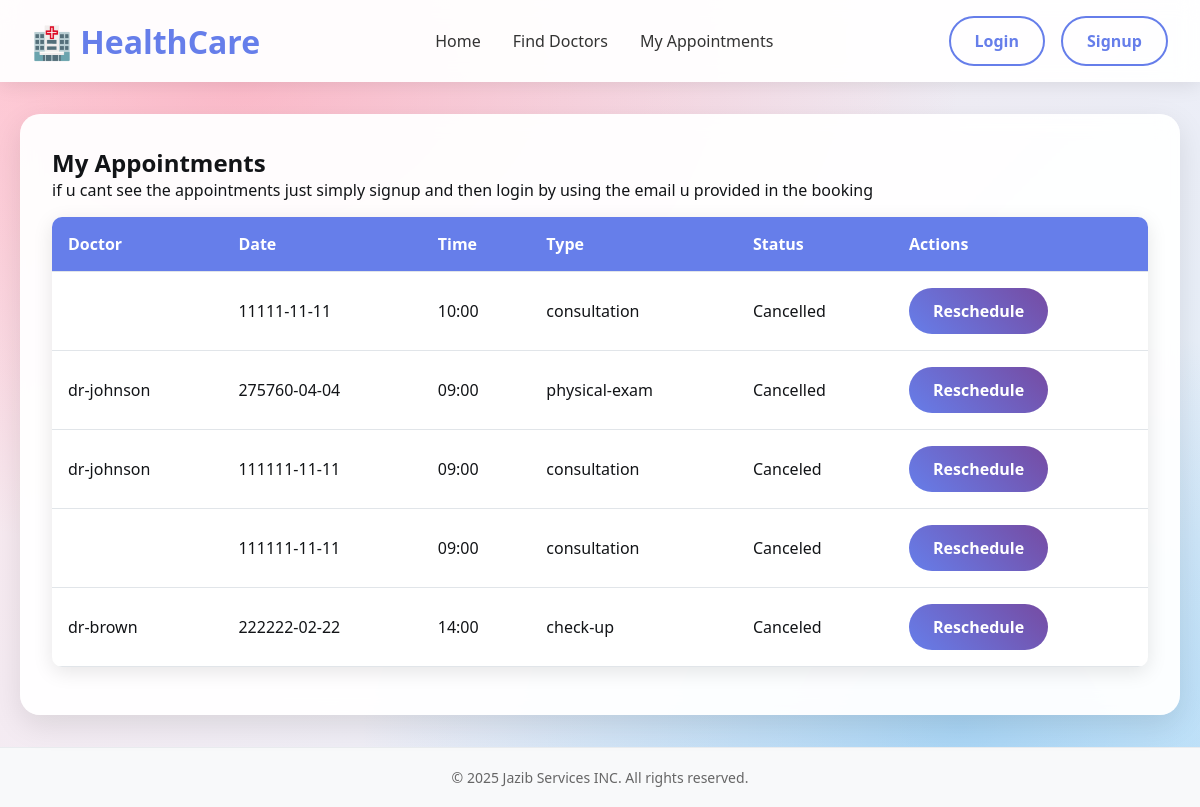
Before: /appoinments (signed in) with the older database file.
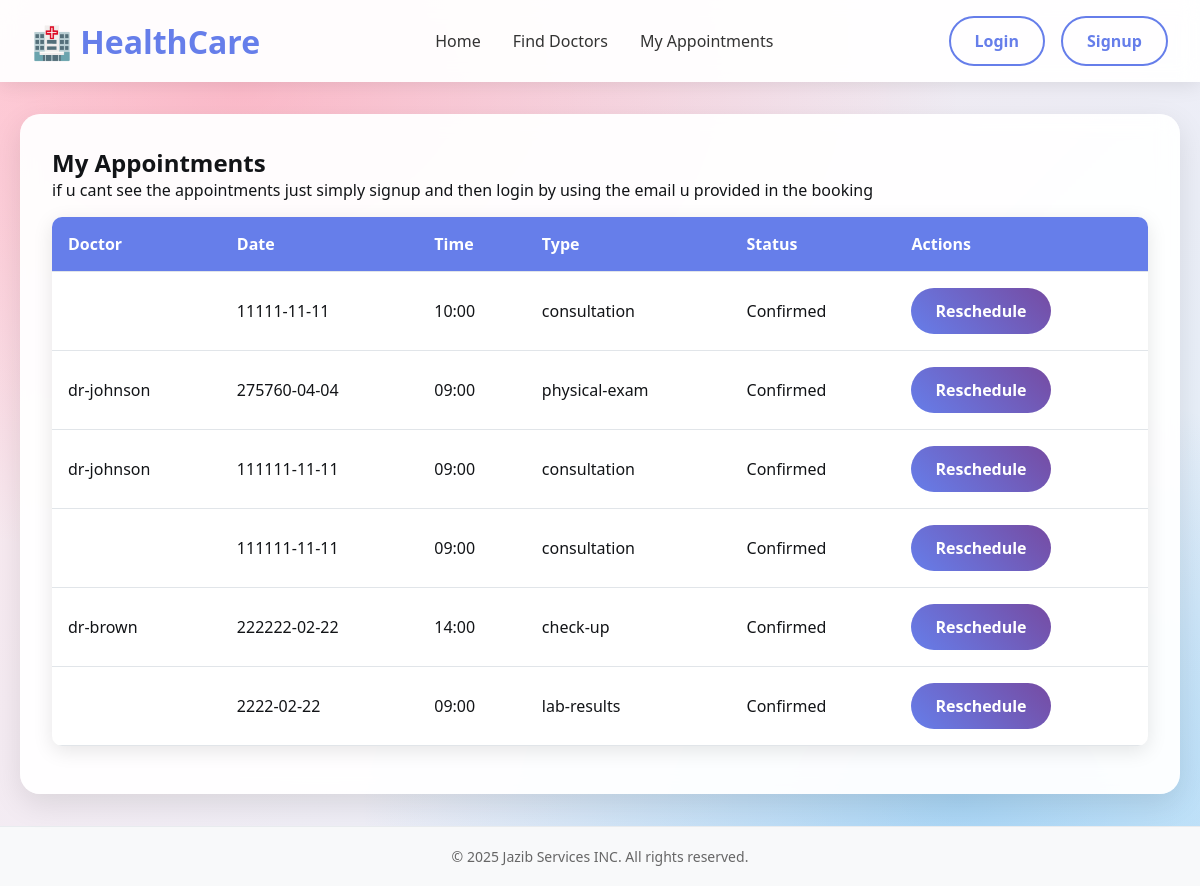
After: the same page with the newer database file.
### tables this page shows
CREATE TABLE appointments (
    id INTEGER PRIMARY KEY AUTOINCREMENT,
    firstName TEXT NOT NULL,
    lastName TEXT NOT NULL,
    email TEXT NOT NULL,
    phone TEXT NOT NULL,
    dob TEXT NOT NULL,
    gender TEXT,
    address TEXT,
    appointmentDate TEXT NOT NULL,
    doctor TEXT,
    timeSlot TEXT NOT NULL,
    appointmentType TEXT NOT NULL,
    symptoms TEXT,
    medications TEXT,
    allergies TEXT,
    insurance TEXT,
    visitType TEXT,
    notes TEXT,
    consent INTEGER NOT NULL,
    reminders INTEGER
, status TEXT DEFAULT 'Pending');

### main.py (the view)
@app.get("/appoinments")
async def appoinments(request: Request):
    user_email = request.session.get("email")
    appointments = []
    if user_email:
        with sqlite3.connect("hospital.db") as conn:
            conn.row_factory = sqlite3.Row
            cursor = conn.cursor()
            cursor.execute("SELECT * FROM appointments WHERE email = ?", (user_email,))
            appointments = cursor.fetchall()
    return templates.TemplateResponse(
        "appoinments.html",
        {"request": request, "appointments": appointments}
    )

### templates/appoinments.html (shortened to what this page needs)
<!DOCTYPE html>
<html lang="en">
<head>
    <link rel="stylesheet" href="/static/style.css">
    <link rel="stylesheet" href="/static/footer.css">
</head>
<body>
    {% include "nav.html" %}
    <main class="container">
        <div id="appointments" class="page">
            <h2>My Appointments</h2>
            <p>if u cant see the appointments just simply signup and then login by using the email u provided in the booking</p>
            <table class="appointments-table">
                <thead>
                    <tr>
                        <th>Doctor</th>
                        <th>Date</th>
                        <th>Time</th>
                        <th>Type</th>
                        <th>Status</th>
                          <th>Actions</th>
                    </tr>
                </thead>
                <tbody>
                    {% for appointment in appointments %}
                    <tr>
                        <td>{{ appointment['doctor'] }}</td>
                        <td>{{ appointment['appointmentDate'] }}</td>
                        <td>{{ appointment['timeSlot'] }}</td>
                        <td>{{ appointment['appointmentType'] }}</td>
                         <td>{{ appointment['status'] }}</td>
                        <td>
                            <a href="/update_booking/{{ appointment['id'] }}" class="btn btn-primary">
                                Reschedule
                            </a>
                        </td>
                    </tr>
                    {% endfor %}
                </tbody>
            </table>
        </div>
    </main>
    {% include "footer.html" %}
</body>
</html>

Changed rows visible on the page:
changed appointments (number 1 of 6 on the later page): status "Cancelled" → "Confirmed"
changed appointments "physical-exam": status "Cancelled" → "Confirmed"
changed appointments (number 3 of 6 on the later page): status "Canceled" → "Confirmed"
changed appointments (number 4 of 6 on the later page): status "Canceled" → "Confirmed"
changed appointments "dr-brown": status "Canceled" → "Confirmed"
added appointments: appointmentDate "2222-02-22", timeSlot "09:00", appointmentType "lab-results", status "Confirmed"
